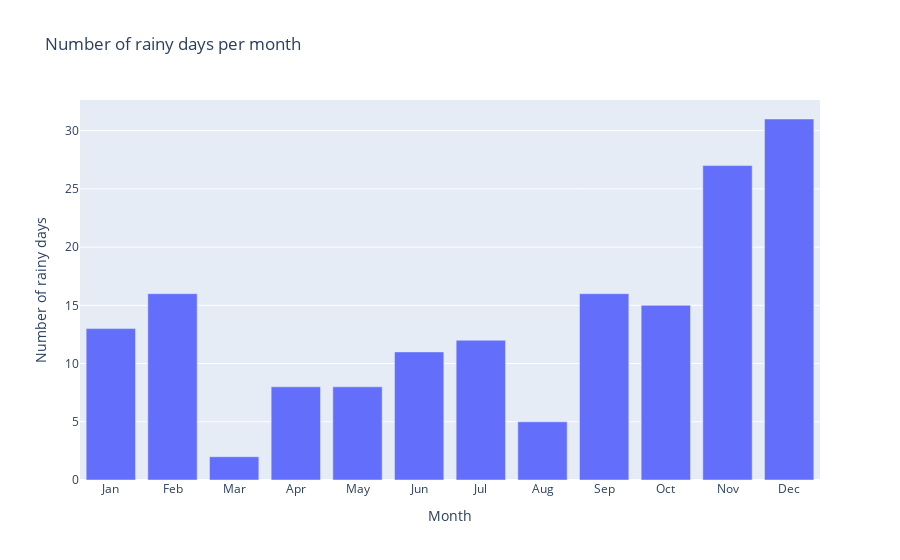

Source (notebook cell):
### Code cell
import plotly.graph_objects as go

months = ["Jan","Feb","Mar","Apr","May","Jun","Jul","Aug","Sep","Oct","Nov","Dec"]

# Create the bar chart
fig = go.Figure(data=go.Bar(x=months, y=rainy_counts))

# Customize the chart layout
fig.update_layout(
    title="Number of rainy days per month",
    xaxis_title="Month",
    yaxis_title="Number of rainy days"
)

# Show the chart
fig.show()

### Figure 1 — Plotly figure (JSON) as saved in the notebook; plotly's stock layout.template omitted (floating-point values rounded to 4 significant figures)
{"data": [{"type": "bar", "x": ["Jan", "Feb", "Mar", "Apr", "May", "Jun", "Jul", "Aug", "Sep", "Oct", "Nov", "Dec"], "y": [13, 16, 2, 8, 8, 11, 12, 5, 16, 15, 27, 31]}], "layout": {"title": {"text": "Number of rainy days per month"}, "xaxis": {"title": {"text": "Month"}}, "yaxis": {"title": {"text": "Number of rainy days"}}}}
